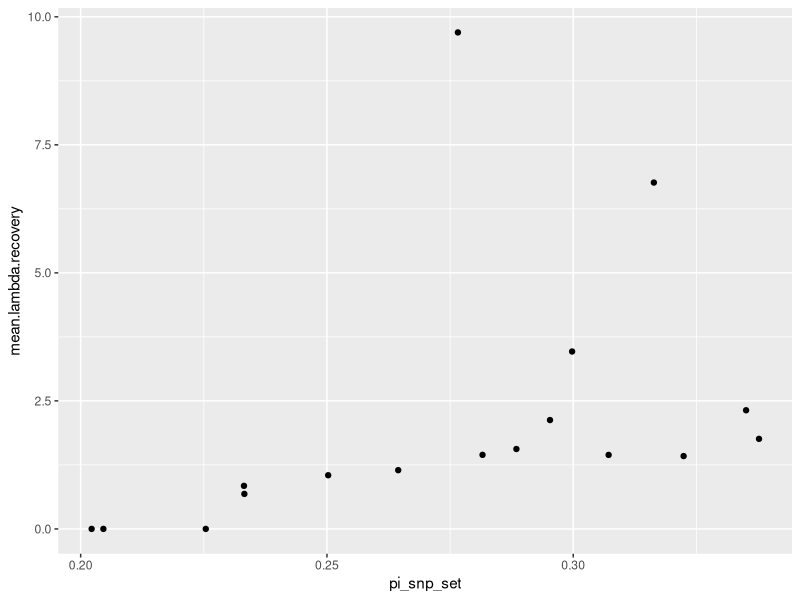
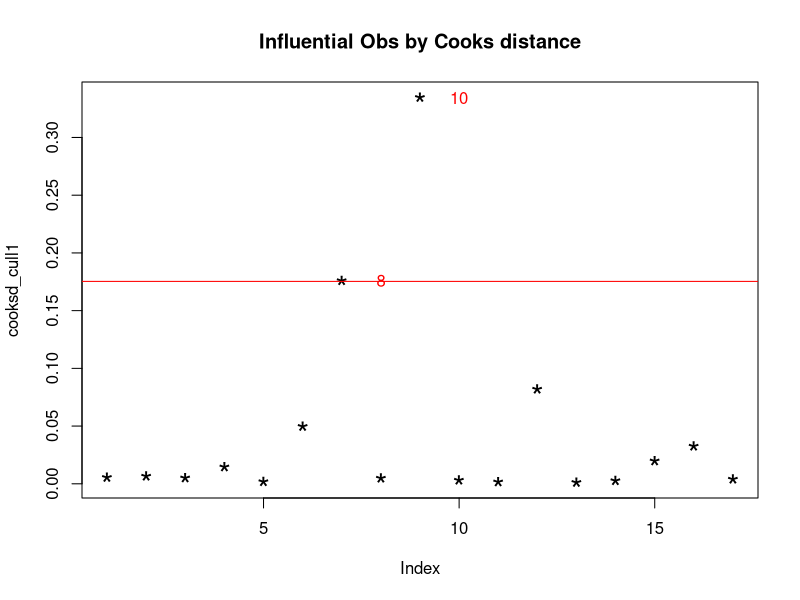
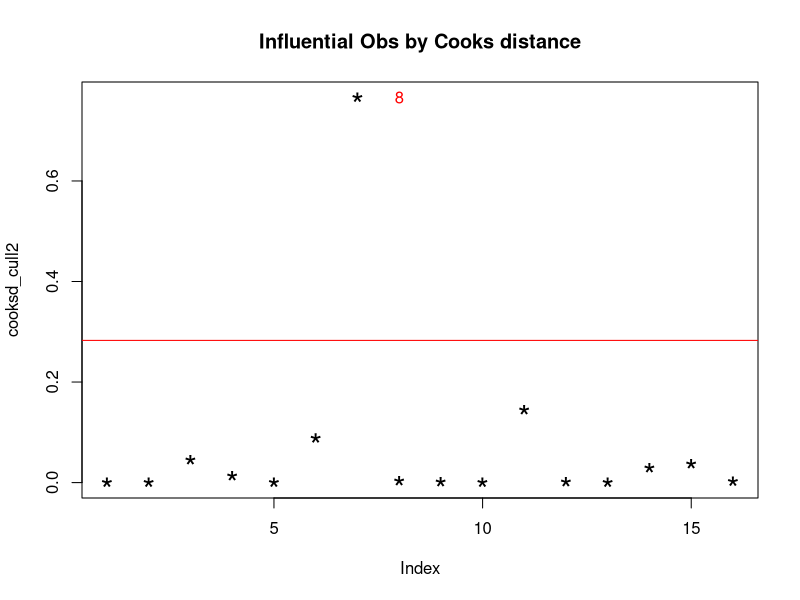
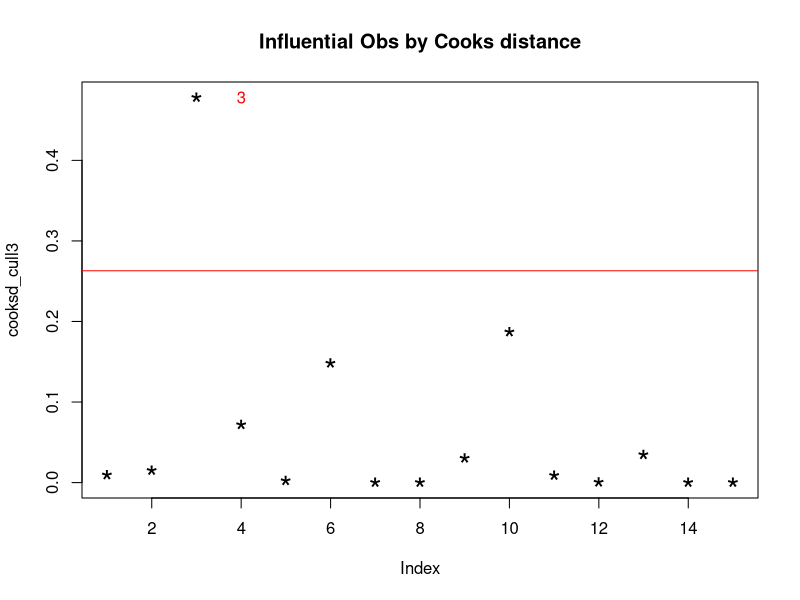
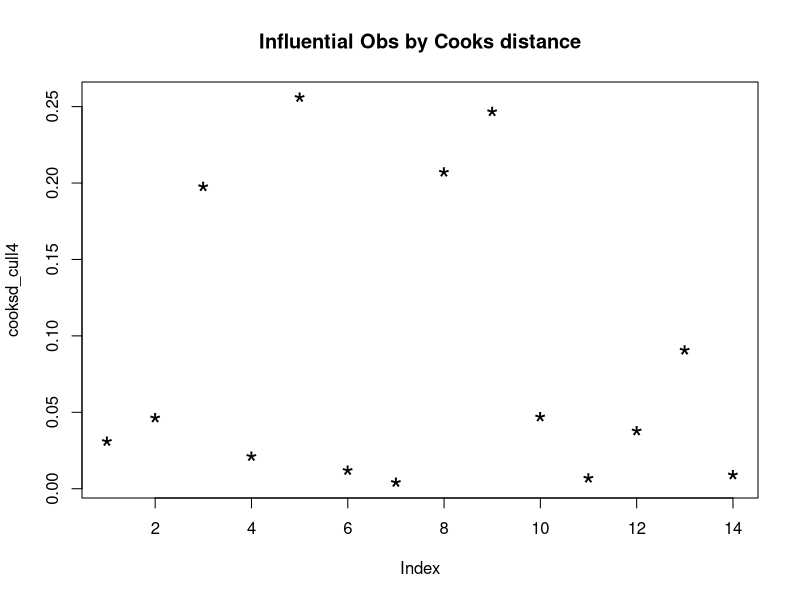
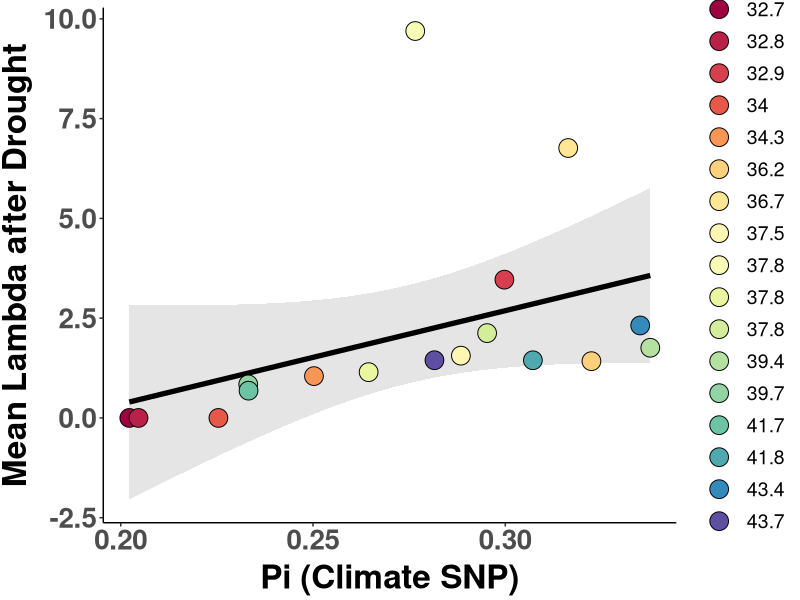

R code for these plots, in order: (Note: this script raises an error after producing the figures.)
##################################################################################
#### PROJECT: Evolutionary rescue of Mimulus cardinalis populations during extreme drought
#### PURPOSE OF THIS SCRIPT: Test whether lambda is predicted by genetic diversity (pi) 
#### AUTHOR: Daniel Anstett and Amy Angert
#### DATE LAST MODIFIED: 20240628
###################################################################################

# Remove objects and clear workspace
rm(list = ls(all=TRUE))

#Library install and import
library(tidyverse) 
library(car)
library(ggrepel)
library(cowplot)


#Import demography data (includes metadata)
demog_recovery <- read_csv("data/demography data/siteYear.lambda_responses_2010-2019.csv")

#Import pi for demography populations
pi_raw <- read_csv("data/genomic_data/raw_pi.csv") 

#Join data sets
pi_pop <- left_join(demog_recovery, pi_raw, by=c("Paper_ID"="Site")) 

#Visualize scatter plot
ggplot(pi_pop, aes(x=pi_snp_set, y=mean.lambda.recovery)) + geom_point()
# looks like some extreme outliers - needs test

#Cook's distance check for influential outliers
mod.check <- lm(mean.lambda.recovery~pi_snp_set,data=pi_pop)
cooksd_cull1 <- cooks.distance(mod.check)
plot(cooksd_cull1, pch="*", cex=2, main="Influential Obs by Cooks distance")  # plot cook's distance
abline(h = 4*mean(cooksd_cull1, na.rm=T), col="red")  # add cutoff line
text(x=1:length(cooksd_cull1)+1, y=cooksd_cull1, labels=ifelse(cooksd_cull1>4*mean(cooksd_cull1, na.rm=T),names(cooksd_cull1),""), col="red")  # add labels

#Cull another outlier population
pi_pop_cull2 <- pi_pop %>% 
  filter(Paper_ID!=27) # remove influential outlier Buck Meadows

#Cook's distance check for influential outliers after removing Buck
mod.check_cull2 <- lm(mean.lambda.recovery~pi_snp_set,data=pi_pop_cull2)
cooksd_cull2 <- cooks.distance(mod.check_cull2)
plot(cooksd_cull2, pch="*", cex=2, main="Influential Obs by Cooks distance")  # plot cook's distance
abline(h = 4*mean(cooksd_cull2, na.rm=T), col="red")  # add cutoff line
text(x=1:length(cooksd_cull2)+1, y=cooksd_cull2, labels=ifelse(cooksd_cull2>4*mean(cooksd_cull2, na.rm=T),names(cooksd_cull2),""), col="red")  # add labels

#Cull another outlier population
pi_pop_cull3 <- pi_pop_cull2 %>% 
  filter(Paper_ID!=4) # remove influential outlier Redwood

#Cook's distance check for influential outliers after removing Buck + Redwood
mod.check_cull3 <- lm(mean.lambda.recovery~pi_snp_set,data=pi_pop_cull3)
cooksd_cull3 <- cooks.distance(mod.check_cull3)
plot(cooksd_cull3, pch="*", cex=2, main="Influential Obs by Cooks distance")  # plot cook's distance
abline(h = 4*mean(cooksd_cull3, na.rm=T), col="red")  # add cutoff line
text(x=1:length(cooksd_cull3)+1, y=cooksd_cull3, labels=ifelse(cooksd_cull3>4*mean(cooksd_cull3, na.rm=T),names(cooksd_cull3),""), col="red")  # add labels

#Cull another outlier population
pi_pop_cull4 <- pi_pop_cull3 %>% 
  filter(Paper_ID!=1) # remove influential outlier Sweetwater R

#Cook's distance check for influential outliers after removing Buck + Redwood + Sweetwater
mod.check_cull4 <- lm(mean.lambda.recovery~pi_snp_set,data=pi_pop_cull4)
cooksd_cull4 <- cooks.distance(mod.check_cull4)
plot(cooksd_cull4, pch="*", cex=2, main="Influential Obs by Cooks distance")  # plot cook's distance
abline(h = 4*mean(cooksd_cull4, na.rm=T), col="red")  # add cutoff line
text(x=1:length(cooksd_cull4)+1, y=cooksd_cull4, labels=ifelse(cooksd_cull4>4*mean(cooksd_cull4, na.rm=T),names(cooksd_cull4),""), col="red")  # add labels
#no more influential outliers



###########################################################################################################

# Graphs of lambda recovery vs genetic diversity

#### All Data #### 

pi_pop_graph <- drop_na(pi_pop)
lm_snp_3 <- lm(mean.lambda.recovery~pi_snp_set,data=pi_pop_graph)
summary(lm_snp_3)
Anova(lm_snp_3,type="III")

pi_pop_graph$Lat.Color<-as.factor(pi_pop_graph$Lat.Color)
pi_pop_graph$Lat.Color<-factor(pi_pop_graph$Lat.Color,levels=pi_pop_graph$Lat.Color)

# pi snp set
ggplot(pi_pop_graph, aes(x=pi_snp_set, y=mean.lambda.recovery)) +
  geom_smooth(method=lm,color="black",size=1.8,fill="gray75")+
  geom_point(aes(fill=pi_pop_graph$Lat.Color), shape=21, size =6)+
  scale_y_continuous(name="Mean Lambda after Drought")+
  #, limits=c(-0.3,2.5),breaks=seq(0,2.5,0.5))+
  scale_x_continuous(name="Pi (Climate SNP)")+
  #, limits=c(0.2,0.35), breaks=seq(0.1,0.35,0.05)) +  
  scale_fill_manual(labels=round(pi_pop_graph$Latitude,1), values=as.character(pi_pop_graph$Lat.Color)) +
  theme_classic() + theme(
    axis.text.x = element_text(size=20, face="bold"),
    axis.text.y = element_text(size=20,face="bold"),
    axis.title.x = element_text(color="black", size=24, vjust = 0.5, face="bold"),
    axis.title.y = element_text(color="black", size=24,vjust = 1.7, face="bold",hjust=0.5),
    legend.title = element_blank(),
    legend.text = element_text(size = 14),  # Increase the size of the legend text
    legend.key.size = unit(2, "lines"),  # Increase the size of the legend dots
    legend.key.height = unit(1.6, "lines") #Reduce height
  )
ggsave("Graphs/Demography_pi/1_pi_demography_snpset.pdf",width=8, height = 6, units = "in")


#global pi
lm_all_3 <- lm(mean.lambda.recovery~pi_all_snps,data=pi_pop_graph)
summary(lm_all_3)
Anova(lm_all_3,type="III")

pi_pop_graph$Lat.Color<-as.factor(pi_pop_graph$Lat.Color)
pi_pop_graph$Lat.Color<-factor(pi_pop_graph$Lat.Color,levels=pi_pop_graph$Lat.Color)

ggplot(pi_pop_graph, aes(x=pi_all_snps, y=mean.lambda.recovery)) +
  geom_smooth(method=lm,color="black", lty="dashed", size=1.8, se=FALSE)+
  geom_point(aes(fill=pi_pop_graph$Lat.Color), shape=21, size =6)+
  scale_y_continuous(name="Mean Lambda after Drought")+
  #, limits=c(-0.3,2.5), breaks=seq(0,2.5,0.5))+
  scale_x_continuous(name="Pi (Genome-Wide)")+#, breaks=c(0.04,0.045,0.05,0.055,0.06))+
  scale_fill_manual(labels=round(pi_pop_graph$Latitude,1), values=as.character(pi_pop_graph$Lat.Color)) +
  theme_classic() + theme(
    axis.text.x = element_text(size=20, face="bold"),
    axis.text.y = element_text(size=20,face="bold"),
    axis.title.x = element_text(color="black", size=24, vjust = 0.5, face="bold"),
    axis.title.y = element_text(color="black", size=24,vjust = 1.7, face="bold",hjust=0.5),
    legend.title = element_blank(),
    legend.text = element_text(size = 14),  # Increase the size of the legend text
    legend.key.size = unit(2, "lines"),  # Increase the size of the legend dots
    legend.key.height = unit(1.6, "lines") #Reduce hight
  )

ggsave("Graphs/Demography_pi/2_pi_demography_global.pdf",width=8, height = 6, units = "in")




#### All outlier removal #### 

pi_pop_graph_cull4 <- drop_na(pi_pop_cull4)
lm_snp_1 <- lm(mean.lambda.recovery~pi_snp_set,data=pi_pop_cull4)
summary(lm_snp_1)
Anova(lm_snp_1,type="III")

pi_pop_graph_cull4$Lat.Color<-as.factor(pi_pop_graph_cull4$Lat.Color)
pi_pop_graph_cull4$Lat.Color<-factor(pi_pop_graph_cull4$Lat.Color,levels=pi_pop_graph_cull4$Lat.Color)

# pi snp set
ggplot(pi_pop_graph_cull4, aes(x=pi_snp_set, y=mean.lambda.recovery)) +
  geom_smooth(method=lm,color="black",size=1.8,fill="gray75")+
  geom_point(aes(fill=pi_pop_graph_cull4$Lat.Color), shape=21, size =6)+
  scale_y_continuous(name="Mean Lambda after Drought", limits=c(-0.3,2.5), breaks=seq(0,2.5,0.5))+
  scale_x_continuous(name="Pi (Climate SNP)", limits=c(0.2,0.35), breaks=seq(0.1,0.35,0.05)) +  
  scale_fill_manual(labels=round(pi_pop_graph_cull4$Latitude,1), 
                    values=as.character(pi_pop_graph_cull4$Lat.Color)) +
  theme_classic() + theme(
    axis.text.x = element_text(size=20, face="bold"),
    axis.text.y = element_text(size=20,face="bold"),
    axis.title.x = element_text(color="black", size=24, vjust = 0.5, face="bold"),
    axis.title.y = element_text(color="black", size=24,vjust = 1.7, face="bold",hjust=0.5),
    legend.title = element_blank(),
    legend.text = element_text(size = 14),  # Increase the size of the legend text
    legend.key.size = unit(2, "lines"),  # Increase the size of the legend dots
    legend.key.height = unit(1.6, "lines") #Reduce height
  )
ggsave("Graphs/Demography_pi/3_pi_demography_snpset_cull4.pdf",width=8, height = 6, units = "in")


#global pi
lm_all_1 <- lm(mean.lambda.recovery~pi_all_snps,data=pi_pop_graph_cull4)
summary(lm_all_1)
Anova(lm_all_1,type="III")

pi_pop_graph_cull4$Lat.Color<-as.factor(pi_pop_graph_cull4$Lat.Color)
pi_pop_graph_cull4$Lat.Color<-factor(pi_pop_graph_cull4$Lat.Color,levels=pi_pop_graph_cull4$Lat.Color)

ggplot(pi_pop_graph_cull4, aes(x=pi_all_snps, y=mean.lambda.recovery)) +
  geom_smooth(method=lm,color="black", lty="dashed", size=1.8, se=FALSE)+
  geom_point(aes(fill=pi_pop_graph_cull4$Lat.Color), shape=21, size =6)+
  scale_y_continuous(name="Mean Lambda after Drought", limits=c(-0.3,2.5), breaks=seq(0,2.5,0.5))+
  scale_x_continuous(name="Pi (Genome-Wide)")+#, breaks=c(0.04,0.045,0.05,0.055,0.06))+
  scale_fill_manual(labels=round(pi_pop_graph_cull4$Latitude,1), 
                    values=as.character(pi_pop_graph_cull4$Lat.Color)) +
  theme_classic() + theme(
    axis.text.x = element_text(size=20, face="bold"),
    axis.text.y = element_text(size=20,face="bold"),
    axis.title.x = element_text(color="black", size=24, vjust = 0.5, face="bold"),
    axis.title.y = element_text(color="black", size=24,vjust = 1.7, face="bold",hjust=0.5),
    legend.title = element_blank(),
    legend.text = element_text(size = 14),  # Increase the size of the legend text
    legend.key.size = unit(2, "lines"),  # Increase the size of the legend dots
    legend.key.height = unit(1.6, "lines") #Reduce hight
  )

ggsave("Graphs/Demography_pi/4_pi_demography_global_cull4.pdf",width=8, height = 6, units = "in")



